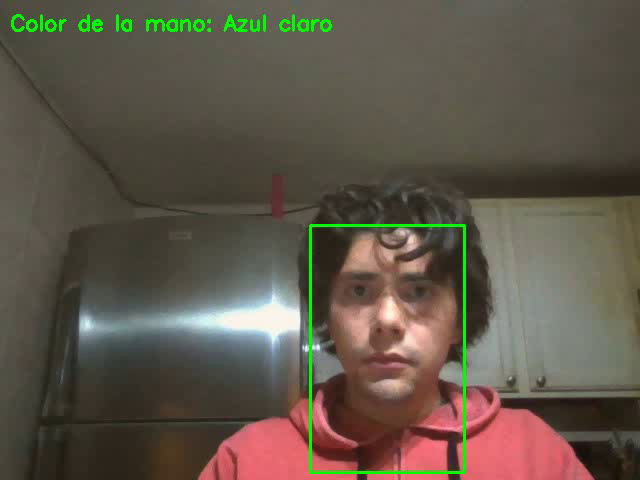
#> input picture frame 0 of Manos - copia/output.avi, 640 x 480 px, given in place of the camera
$ python principal.py
#> lines starting #> are read from the running program, lines starting #| are printed output that depends on the picture; after the words box and inside, x2 and y2 are one past the last pixel; in counts of white or black regions, pixels touching at a corner belong together
import cv2
import numpy as np
import datetime

# Inicializar la cámara
cap = cv2.VideoCapture(0)

# Configurar el codec de video y crear el objeto VideoWriter
fourcc = cv2.VideoWriter_fourcc(*'XVID')
out = cv2.VideoWriter('output.avi', fourcc, 20.0, (640,480))


while True:
    # Leer cuadro de video
    ret, frame = cap.read()
#> frame is the input picture: shape (480, 640, 3); mean B, G, R 73.6, 86.2, 95

    # Convertir la imagen a espacio de color HSV
    hsv = cv2.cvtColor(frame, cv2.COLOR_BGR2HSV)
#> hsv: shape (480, 640, 3); mean H, S, V 35.3, 63.5, 99.6

    # Definir el rango de colores de la piel humana en HSV
    lower_skin = np.array([0, 20, 70], dtype=np.uint8)
    upper_skin = np.array([20, 255, 255], dtype=np.uint8)

    # Aplicar la segmentación de piel para detectar la mano
    mask = cv2.inRange(hsv, lower_skin, upper_skin)
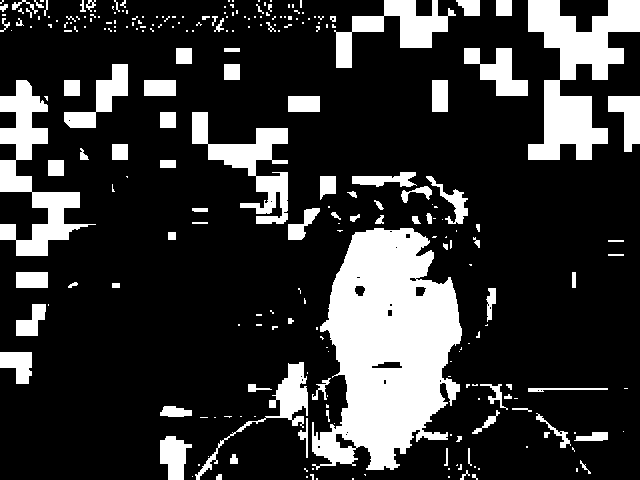
#> mask: shape (480, 640); 20.8% white; 256 white regions (163 under 20 px), largest, box (x1, y1, x2, y2) and area: (312, 228, 462, 470) 23736, (528, 0, 640, 160) 8704, (0, 80, 96, 256) 5485

    # Aplicar una operación morfológica de apertura para eliminar pequeñas manchas
    kernel = np.ones((3,3), np.uint8)
    mask = cv2.morphologyEx(mask, cv2.MORPH_OPEN, kernel)
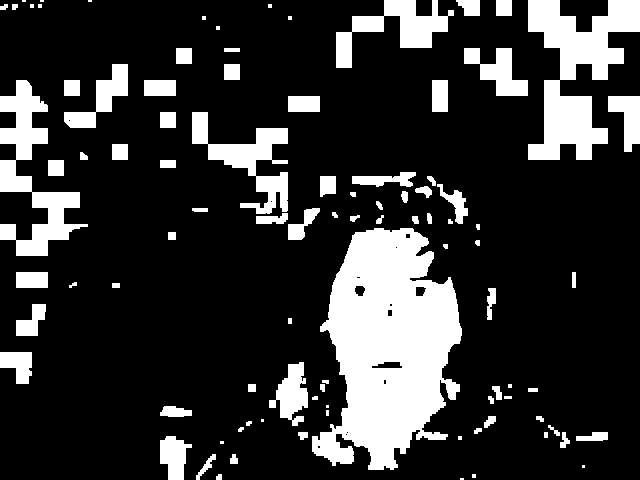
#> mask: shape (480, 640); 19.9% white; 95 white regions (18 under 20 px)

    # Encontrar los contornos de la mano
    contours, _ = cv2.findContours(mask, cv2.RETR_TREE, cv2.CHAIN_APPROX_SIMPLE)
#> contours = 109 contours, 41 with area under 20; largest, box (x1, y1, x2, y2) and area: (312, 228, 462, 470) 23336, (528, 0, 640, 160) 8282, (0, 80, 88, 256) 5066, (192, 112, 288, 214) 3134, (336, 0, 454, 68) 2778
    if len(contours) > 0:
        # Encontrar el contorno de la mano más grande
        max_contour = max(contours, key=cv2.contourArea)
#> max_contour = contour of 469 points, box (x1, y1, x2, y2) (312, 228, 462, 470), area 23336

        # Encerrar la mano en un rectángulo
        x, y, w, h = cv2.boundingRect(max_contour)
#> x = 312; y = 228; w = 150; h = 242
        cv2.rectangle(frame, (x, y), (x+w, y+h), (0, 255, 0), 2)

        # Detectar el color de la mano
        hand_color = frame[y+h//2, x+w//2]
#> hand_color = [94, 113, 151]
        hue = hand_color[0]
#> hue = 94
        if 0 <= hue < 15:
            hand_color_name = "Rojo"
        elif 15 <= hue < 30:
            hand_color_name = "Naranja"
        elif 30 <= hue < 45:
            hand_color_name = "Amarillo"
        elif 45 <= hue < 75:
            hand_color_name = "Verde"
        elif 75 <= hue < 105:
            hand_color_name = "Azul claro"
        elif 105 <= hue < 135:
            hand_color_name = "Azul oscuro"
        elif 135 <= hue < 165:
            hand_color_name = "Morado"
        else:
            hand_color_name = "Rosa"

        # Mostrar el color de la mano en la pantalla
        font = cv2.FONT_HERSHEY_SIMPLEX
        cv2.putText(frame, f'Color de la mano: {hand_color_name}', (10, 30), font, 0.7, (0, 255, 0), 2)
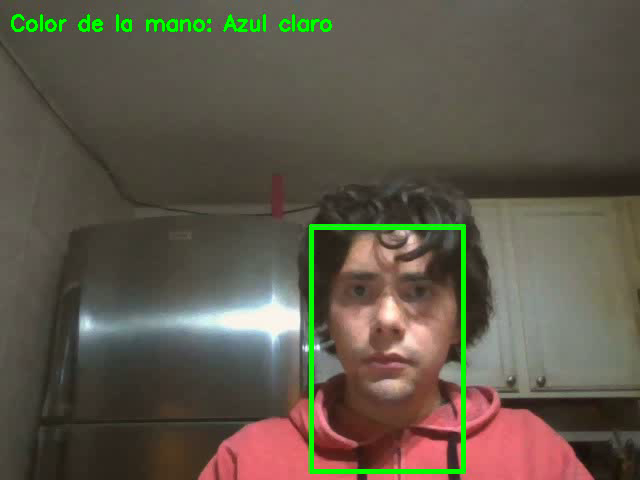
#> frame: shape (480, 640, 3); mean B, G, R 73.1, 87.3, 94.2


    # Grabar el cuadro actual en el objeto VideoWriter
    out.write(frame)

    # Mostrar imagen en tiempo real
    cv2.imshow('frame', frame)

    # Salir si se presiona 'q'
    if cv2.waitKey(1) & 0xFF == ord('q'):
#> (key q is pressed here)
        break

while True:
    # Leer cuadro de video
    ret, frame = cap.read()
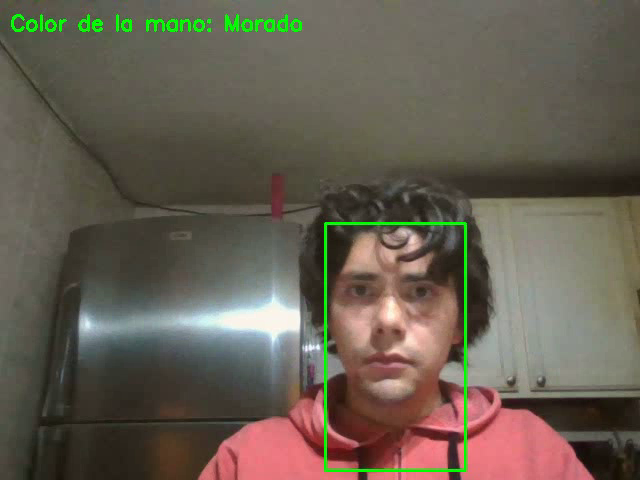
#> input picture frame 1 of Manos - copia/output.avi, 640 x 480 px, given in place of the camera
#> frame is the input picture: shape (480, 640, 3); mean B, G, R 81.2, 94.2, 102.3

    # Obtener el histograma de la imagen en escala de grises
    gray = cv2.cvtColor(frame, cv2.COLOR_BGR2GRAY)
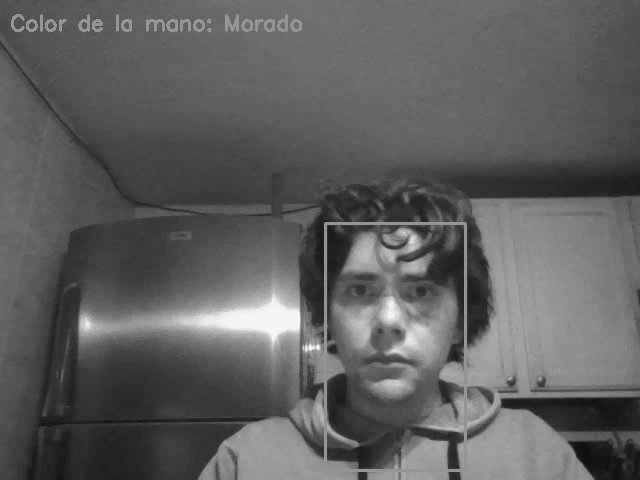
#> gray: shape (480, 640); min 10, max 250, mean 95.1
    hist = cv2.calcHist([gray], [0], None, [256], [0, 256])
#> hist = 256 values, max 6703 at index 96, min 0 at index 0, mean 1200

    # Guardar el histograma en la carpeta del código
    timestamp = datetime.datetime.now().strftime('%Y-%m-%d_%H-%M-%S')
    filename = f'histograma_{timestamp}.png'
    cv2.imwrite(filename, hist)

# Liberar recursos
cap.release()
out.release()
cv2.destroyAllWindows()

$ run again, starting later in the video
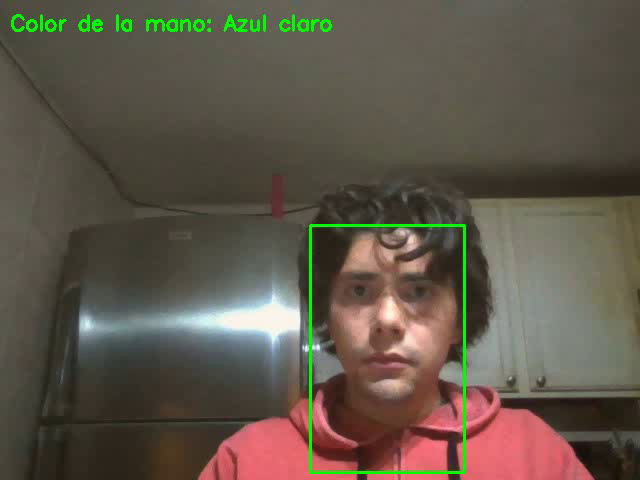
#> input picture frame 0 of Manos - copia/output.avi, 640 x 480 px, given in place of the camera
#> frame is the input picture: shape (480, 640, 3); mean B, G, R 73.6, 86.2, 95
#> hsv: shape (480, 640, 3); mean H, S, V 35.3, 63.5, 99.6
#> contours = 109 contours, 41 with area under 20; largest, box (x1, y1, x2, y2) and area: (312, 228, 462, 470) 23336, (528, 0, 640, 160) 8282, (0, 80, 88, 256) 5066, (192, 112, 288, 214) 3134, (336, 0, 454, 68) 2778
#> max_contour = contour of 469 points, box (x1, y1, x2, y2) (312, 228, 462, 470), area 23336
#> x = 312; y = 228; w = 150; h = 242
#> hand_color = [94, 113, 151]
#> hue = 94
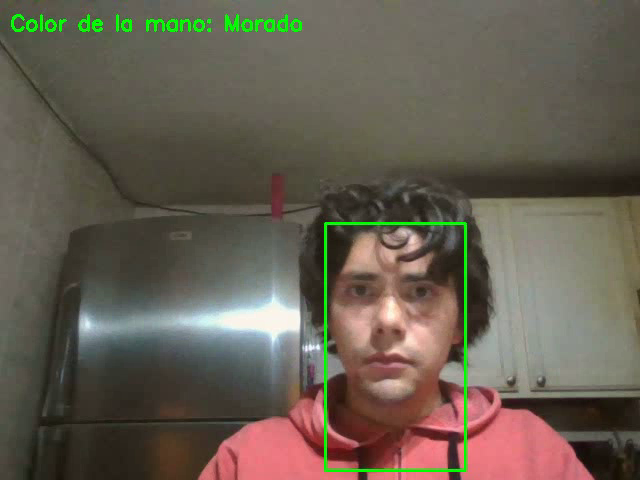
#> input picture frame 1 of Manos - copia/output.avi, 640 x 480 px, given in place of the camera
#> frame is the input picture: shape (480, 640, 3); mean B, G, R 81.2, 94.2, 102.3
#> hist = 256 values, max 6703 at index 96, min 0 at index 0, mean 1200

$ run again, starting later in the video
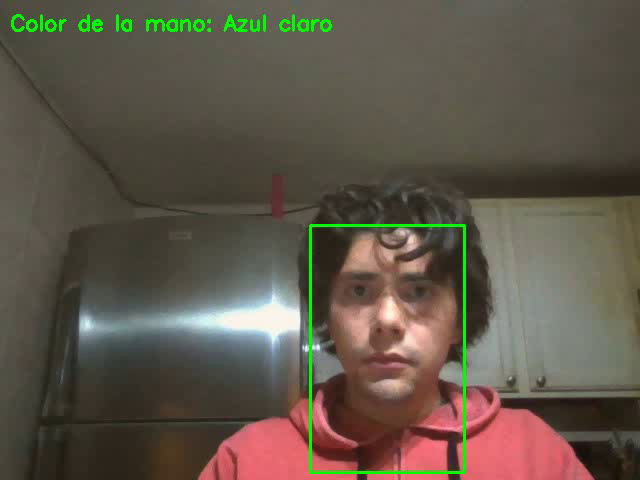
#> input picture frame 0 of Manos - copia/output.avi, 640 x 480 px, given in place of the camera
#> frame is the input picture: shape (480, 640, 3); mean B, G, R 73.6, 86.2, 95
#> hsv: shape (480, 640, 3); mean H, S, V 35.3, 63.5, 99.6
#> contours = 109 contours, 41 with area under 20; largest, box (x1, y1, x2, y2) and area: (312, 228, 462, 470) 23336, (528, 0, 640, 160) 8282, (0, 80, 88, 256) 5066, (192, 112, 288, 214) 3134, (336, 0, 454, 68) 2778
#> max_contour = contour of 469 points, box (x1, y1, x2, y2) (312, 228, 462, 470), area 23336
#> x = 312; y = 228; w = 150; h = 242
#> hand_color = [94, 113, 151]
#> hue = 94
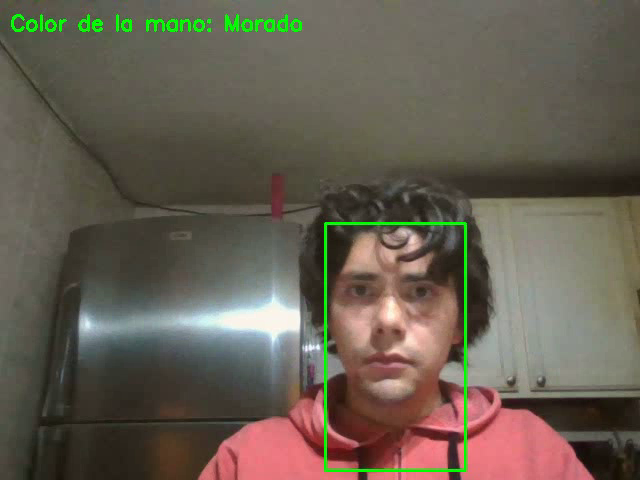
#> input picture frame 1 of Manos - copia/output.avi, 640 x 480 px, given in place of the camera
#> frame is the input picture: shape (480, 640, 3); mean B, G, R 81.2, 94.2, 102.3
#> hist = 256 values, max 6703 at index 96, min 0 at index 0, mean 1200
